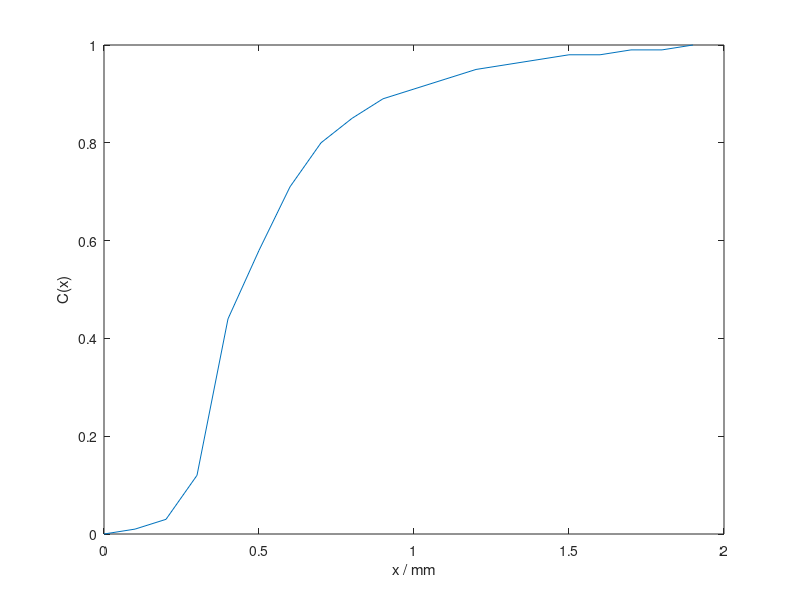

Source code (MATLAB):

x = 0: 0.1: 1.9

y = [0.00 0.01 0.03 0.12 0.44 0.58 0.71 0.80 0.85 0.89 0.91 0.93 0.95 0.96 0.97 0.98 0.98 0.99 0.99 1.00;]

f = plot(x, y);

xlabel('x / mm')

ylabel('C(x)')
